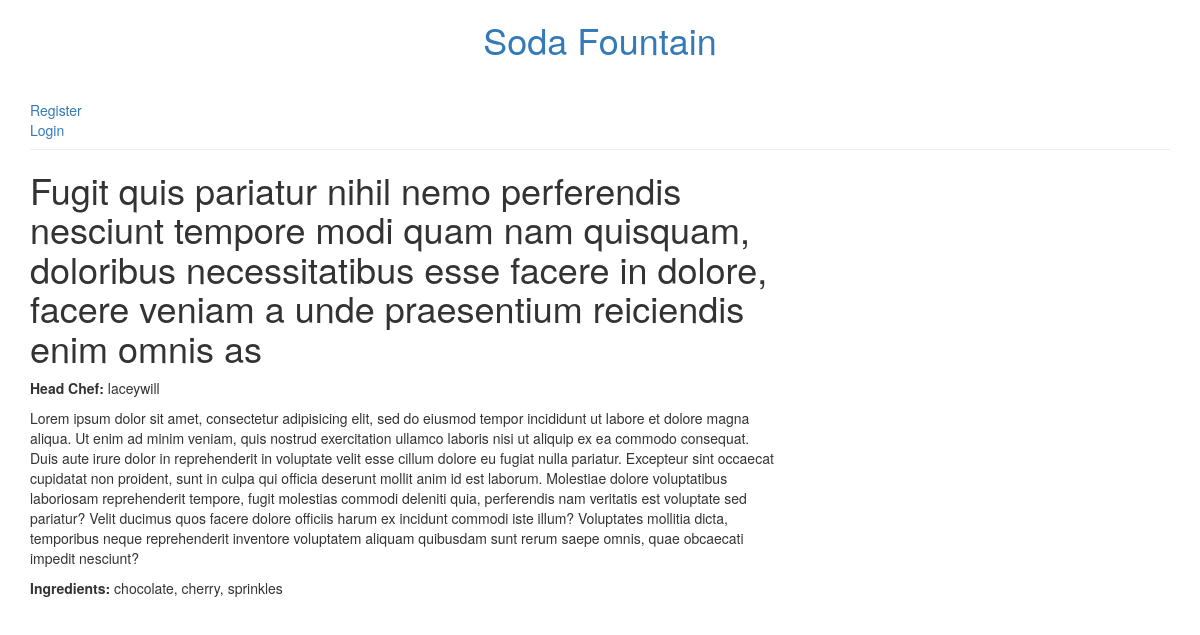
The app's page /menu/item/510/ with its own data.
### menu/models.py (models this page shows, shortened)
class Item(models.Model):
    name = models.CharField(max_length=200)
    description = models.TextField()
    chef = models.ForeignKey('auth.User', on_delete=models.CASCADE)
    created_date = models.DateTimeField(
            default=timezone.now)
    standard = models.BooleanField(default=False)
    ingredients = models.ManyToManyField('Ingredient')

class Ingredient(models.Model):
    name = models.CharField(max_length=200)
    def __str__(self):
        return self.name

### menu/views.py (the view)
# urls.py: path('menu/item/<pk>/', views.item_detail, name='item_detail'),
def item_detail(request, pk):
    item = get_object_or_404(models.Item, pk=pk)
    return render(request,
                  'menu/item_detail.html',
                  {'item': item})

### menu/templates/menu/item_detail.html (shortened to what this page needs)
{% extends 'layout.html' %}
{% block content %}
  <div class="post">
      <h1>{{ item.name }}</h1>
      <p><strong>Head Chef:</strong> {{ item.chef }}</p>
      <p>{{ item.description }}</p>
      <p><strong>Ingredients: </strong>{{ item.ingredients.all|join:", " }}</p>
  </div>
{% endblock %}

### records on screen
Item: name "Fugit quis pariatur nihil nemo perferendis nesciunt tempore modi quam nam quisquam, doloribus necessitatibus esse facere in dolore, facere veniam a unde praesentium reiciendis enim omnis as", chef "laceywill", description "Lorem ipsum dolor sit amet, consectetur adipisicing elit, sed do eiusmod tempor incididunt ut labore et dolore magna aliqua. Ut enim ad minim veniam, quis nostrud exercitation ullamco laboris nisi ut aliquip ex ea commodo consequat. Duis aute irure dolor in reprehenderit in voluptate velit esse cillum dolore eu fugiat nulla pariatur. Excepteur sint occaecat cupidatat non proident, sunt in culpa qui officia deserunt mollit anim id est laborum. Molestiae dolore voluptatibus laboriosam reprehenderit tempore, fugit molestias commodi deleniti quia, perferendis nam veritatis est voluptate sed pariatur? Velit ducimus quos facere dolore officiis harum ex incidunt commodi iste illum? Voluptates…", ingredients.all "chocolate, cherry, sprinkles"
